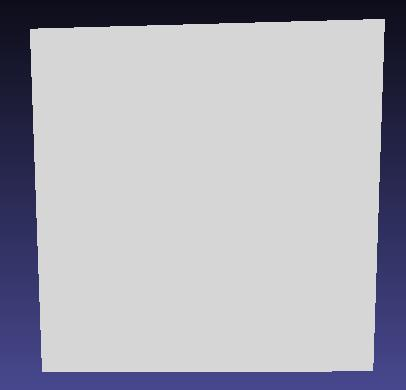
#> input picture opencv/01.jpg, 406 x 390 px
$ python ShiTomasi.py
#> lines starting #> are read from the running program, lines starting #| are printed output that depends on the picture; after the words box and inside, x2 and y2 are one past the last pixel; in counts of white or black regions, pixels touching at a corner belong together
#might not work

import numpy as np
import cv2
from matplotlib import pyplot as plt

img = cv2.imread('01.jpg')
#> img is the input picture: shape (390, 406, 3); mean B, G, R 181.9, 171.7, 171.8
gray = cv2.cvtColor(img,cv2.COLOR_BGR2GRAY)
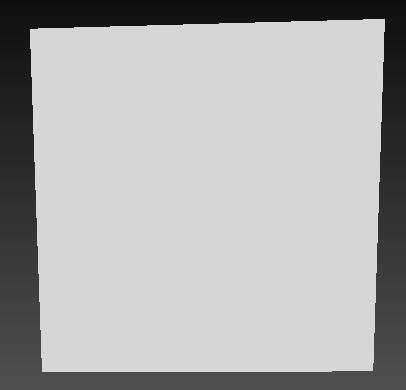
#> gray: shape (390, 406); min 1, max 247, mean 172.9

corners = cv2.goodFeaturesToTrack(gray,25,0.01,10)
#> corners = 25 rows, first 8: [384, 19], [30, 29], [372, 370], [42, 371], [182, 24], [254, 22], [32, 105], [148, 25]
corners = np.int0(corners)

for i in corners:
    x,y = i.ravel()
    cv2.circle(img,(x,y),3,255,-1)
#> this loop made 25 passes
#> (x, y) on passes 1 to 12: (384, 19), (30, 29), (372, 370), (42, 371), (182, 24), (254, 22), (32, 105), (148, 25), (30, 49), (383, 60), (220, 23), (73, 27)
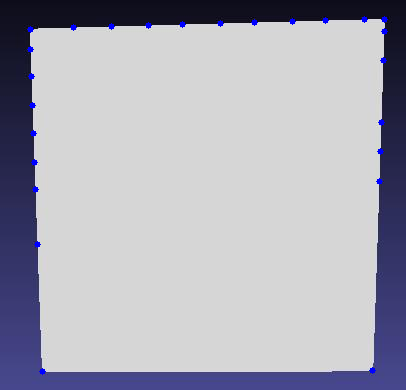
#> img: shape (390, 406, 3); 0.46% of pixels changed, all inside (x1, y1, x2, y2) = (27, 16, 388, 375)

plt.imshow(img),plt.show()

$ run again, with opencv/02.jpg copied over opencv/01.jpg
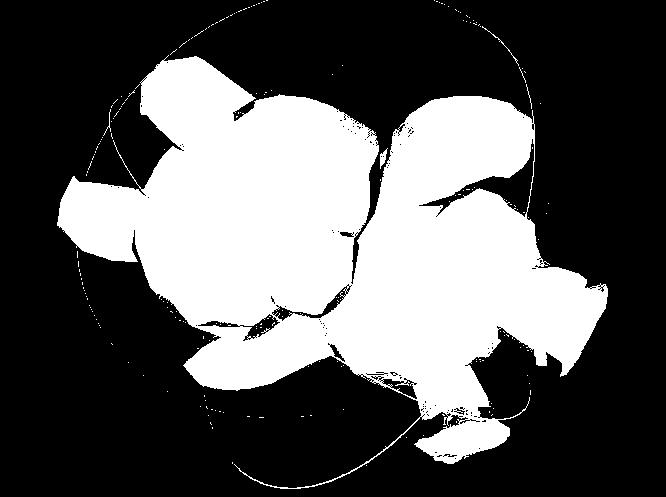
#> input picture opencv/02.jpg, 666 x 497 px
#> img is the input picture: shape (497, 666, 3); min 0, max 255, mean 89.2
#> corners = 25 rows, first 8: [602, 290], [415, 444], [585, 287], [444, 424], [441, 206], [234, 120], [282, 320], [485, 420]
#> the loop `for i in corners:` made 25 passes
#> after the loop `for i in corners:`:
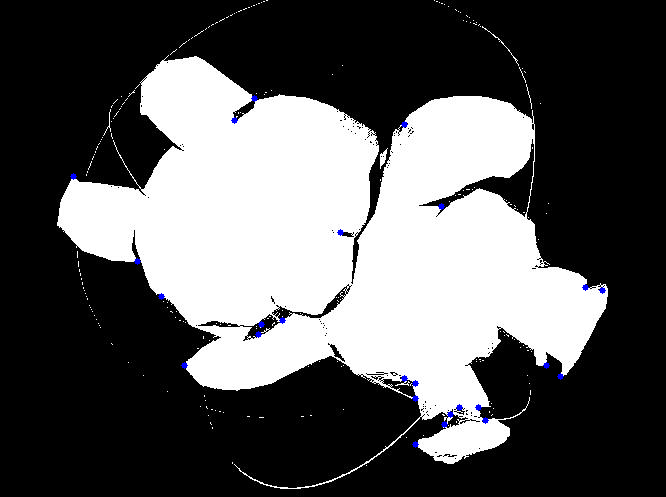
#> img: shape (497, 666, 3); 0.22% of pixels changed, all inside (x1, y1, x2, y2) = (70, 95, 606, 448)
